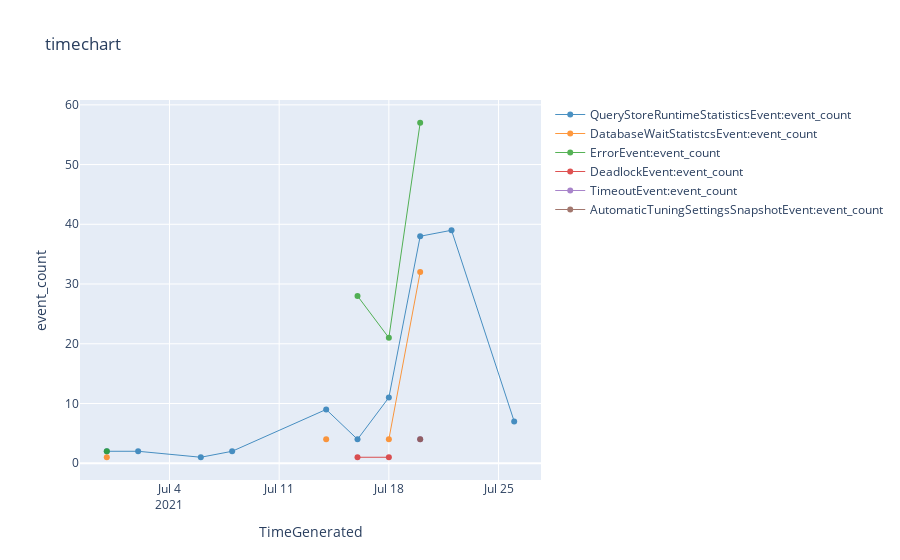

The notebook cell this image was saved under:
### Markdown cell above
## Analyze (non-audit) Events

### Code cell
%%kql 
AzureDiagnostics
| summarize event_count=count() by bin(TimeGenerated, 2d), OperationName
| where OperationName <> "AuditEvent"
| render timechart

### Figure 1 — Plotly figure (JSON) as saved in the notebook; plotly's stock layout.template omitted (floating-point values rounded to 4 significant figures)
{"data": [{"line": {"color": "rgb(31, 118, 179)", "width": 1}, "name": "QueryStoreRuntimeStatisticsEvent:event_count", "opacity": 0.8, "type": "scatter", "x": ["2021-06-30T00:00:00+00:00", "2021-07-02T00:00:00+00:00", "2021-07-06T00:00:00+00:00", "2021-07-08T00:00:00+00:00", "2021-07-14T00:00:00+00:00", "2021-07-16T00:00:00+00:00", "2021-07-18T00:00:00+00:00", "2021-07-20T00:00:00+00:00", "2021-07-22T00:00:00+00:00", "2021-07-26T00:00:00+00:00"], "y": [2, 2, 1, 2, 9, 4, 11, 38, 39, 7]}, {"line": {"color": "rgb(254, 127, 14)", "width": 1}, "name": "DatabaseWaitStatistcsEvent:event_count", "opacity": 0.8, "type": "scatter", "x": ["2021-06-30T00:00:00+00:00", "2021-07-02T00:00:00+00:00", "2021-07-06T00:00:00+00:00", "2021-07-08T00:00:00+00:00", "2021-07-14T00:00:00+00:00", "2021-07-16T00:00:00+00:00", "2021-07-18T00:00:00+00:00", "2021-07-20T00:00:00+00:00", "2021-07-22T00:00:00+00:00", "2021-07-26T00:00:00+00:00"], "y": [1, null, null, null, 4, null, 4, 32, null, null]}, {"line": {"color": "rgb(44, 160, 44)", "width": 1}, "name": "ErrorEvent:event_count", "opacity": 0.8, "type": "scatter", "x": ["2021-06-30T00:00:00+00:00", "2021-07-02T00:00:00+00:00", "2021-07-06T00:00:00+00:00", "2021-07-08T00:00:00+00:00", "2021-07-14T00:00:00+00:00", "2021-07-16T00:00:00+00:00", "2021-07-18T00:00:00+00:00", "2021-07-20T00:00:00+00:00", "2021-07-22T00:00:00+00:00", "2021-07-26T00:00:00+00:00"], "y": [2, null, null, null, null, 28, 21, 57, null, null]}, {"line": {"color": "rgb(214, 39, 39)", "width": 1}, "name": "DeadlockEvent:event_count", "opacity": 0.8, "type": "scatter", "x": ["2021-06-30T00:00:00+00:00", "2021-07-02T00:00:00+00:00", "2021-07-06T00:00:00+00:00", "2021-07-08T00:00:00+00:00", "2021-07-14T00:00:00+00:00", "2021-07-16T00:00:00+00:00", "2021-07-18T00:00:00+00:00", "2021-07-20T00:00:00+00:00", "2021-07-22T00:00:00+00:00", "2021-07-26T00:00:00+00:00"], "y": [null, null, null, null, null, 1, 1, null, null, null]}, {"line": {"color": "rgb(147, 102, 189)", "width": 1}, "name": "TimeoutEvent:event_count", "opacity": 0.8, "type": "scatter", "x": ["2021-06-30T00:00:00+00:00", "2021-07-02T00:00:00+00:00", "2021-07-06T00:00:00+00:00", "2021-07-08T00:00:00+00:00", "2021-07-14T00:00:00+00:00", "2021-07-16T00:00:00+00:00", "2021-07-18T00:00:00+00:00", "2021-07-20T00:00:00+00:00", "2021-07-22T00:00:00+00:00", "2021-07-26T00:00:00+00:00"], "y": [null, null, null, null, null, null, null, 4, null, null]}, {"line": {"color": "rgb(140, 86, 74)", "width": 1}, "name": "AutomaticTuningSettingsSnapshotEvent:event_count", "opacity": 0.8, "type": "scatter", "x": ["2021-06-30T00:00:00+00:00", "2021-07-02T00:00:00+00:00", "2021-07-06T00:00:00+00:00", "2021-07-08T00:00:00+00:00", "2021-07-14T00:00:00+00:00", "2021-07-16T00:00:00+00:00", "2021-07-18T00:00:00+00:00", "2021-07-20T00:00:00+00:00", "2021-07-22T00:00:00+00:00", "2021-07-26T00:00:00+00:00"], "y": [null, null, null, null, null, null, null, 4, null, null]}], "layout": {"showlegend": true, "title": {"text": "timechart"}, "xaxis": {"autorange": true, "title": {"text": "TimeGenerated"}, "type": "date"}, "yaxis": {"ticksuffix": "", "title": {"text": "event_count"}, "type": "linear"}}}
